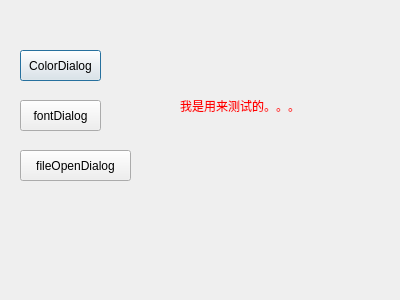
<?xml version="1.0" encoding="UTF-8"?>
<ui version="4.0">
 <class>TestDialog</class>
 <widget class="QDialog" name="TestDialog">
  <property name="geometry">
   <rect>
    <x>0</x>
    <y>0</y>
    <width>400</width>
    <height>300</height>
   </rect>
  </property>
  <property name="windowTitle">
   <string>我是哈哈哈</string>
  </property>
  <widget class="QPushButton" name="colorButton">
   <property name="geometry">
    <rect>
     <x>20</x>
     <y>50</y>
     <width>81</width>
     <height>31</height>
    </rect>
   </property>
   <property name="text">
    <string>ColorDialog</string>
   </property>
  </widget>
  <widget class="QLabel" name="statusLabel">
   <property name="geometry">
    <rect>
     <x>180</x>
     <y>80</y>
     <width>201</width>
     <height>51</height>
    </rect>
   </property>
   <property name="palette">
    <palette>
     <active>
      <colorrole role="WindowText">
       <brush brushstyle="SolidPattern">
        <color alpha="255">
         <red>255</red>
         <green>0</green>
         <blue>0</blue>
        </color>
       </brush>
      </colorrole>
      <colorrole role="Text">
       <brush brushstyle="SolidPattern">
        <color alpha="255">
         <red>0</red>
         <green>0</green>
         <blue>0</blue>
        </color>
       </brush>
      </colorrole>
     </active>
     <inactive>
      <colorrole role="WindowText">
       <brush brushstyle="SolidPattern">
        <color alpha="255">
         <red>255</red>
         <green>0</green>
         <blue>0</blue>
        </color>
       </brush>
      </colorrole>
      <colorrole role="Text">
       <brush brushstyle="SolidPattern">
        <color alpha="255">
         <red>0</red>
         <green>0</green>
         <blue>0</blue>
        </color>
       </brush>
      </colorrole>
     </inactive>
     <disabled>
      <colorrole role="WindowText">
       <brush brushstyle="SolidPattern">
        <color alpha="255">
         <red>118</red>
         <green>116</green>
         <blue>108</blue>
        </color>
       </brush>
      </colorrole>
      <colorrole role="Text">
       <brush brushstyle="SolidPattern">
        <color alpha="255">
         <red>118</red>
         <green>116</green>
         <blue>108</blue>
        </color>
       </brush>
      </colorrole>
     </disabled>
    </palette>
   </property>
   <property name="text">
    <string>我是用来测试的。。。</string>
   </property>
  </widget>
  <widget class="QPushButton" name="fontButton">
   <property name="geometry">
    <rect>
     <x>20</x>
     <y>100</y>
     <width>81</width>
     <height>31</height>
    </rect>
   </property>
   <property name="text">
    <string>fontDialog</string>
   </property>
  </widget>
  <widget class="QPushButton" name="fileOpenButton">
   <property name="geometry">
    <rect>
     <x>20</x>
     <y>150</y>
     <width>111</width>
     <height>31</height>
    </rect>
   </property>
   <property name="text">
    <string>fileOpenDialog</string>
   </property>
  </widget>
 </widget>
 <layoutdefault spacing="6" margin="11"/>
 <resources/>
 <connections/>
</ui>
